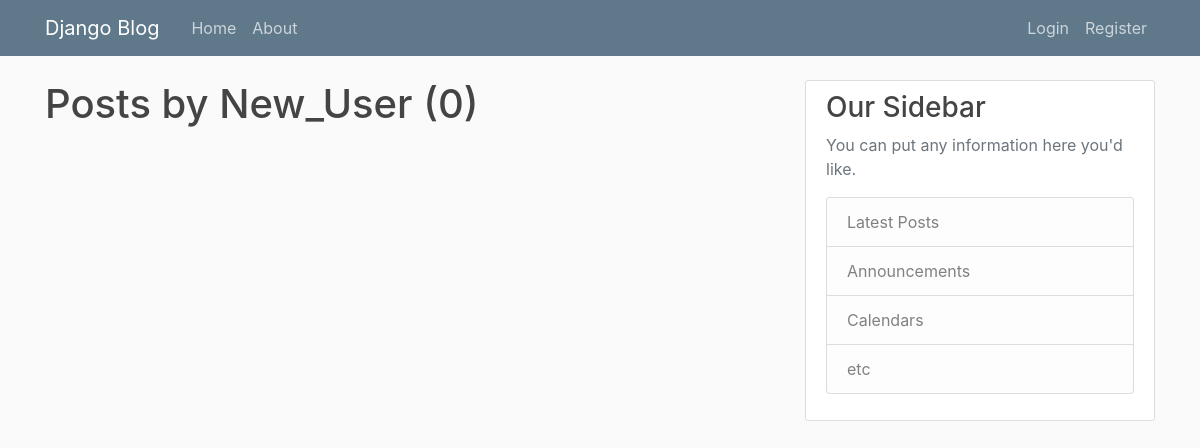
Page /blog/user/New_User/ on the earlier database version.
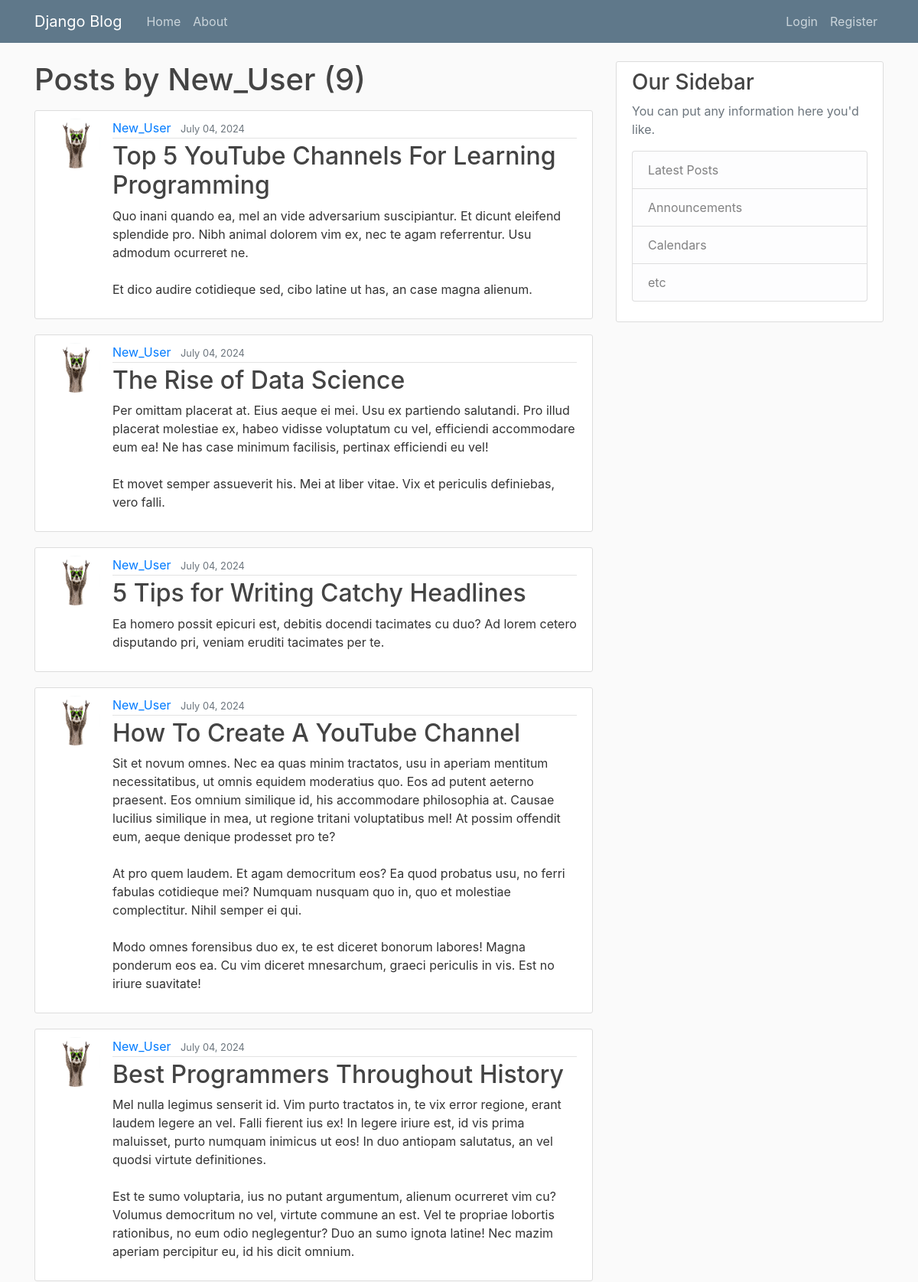
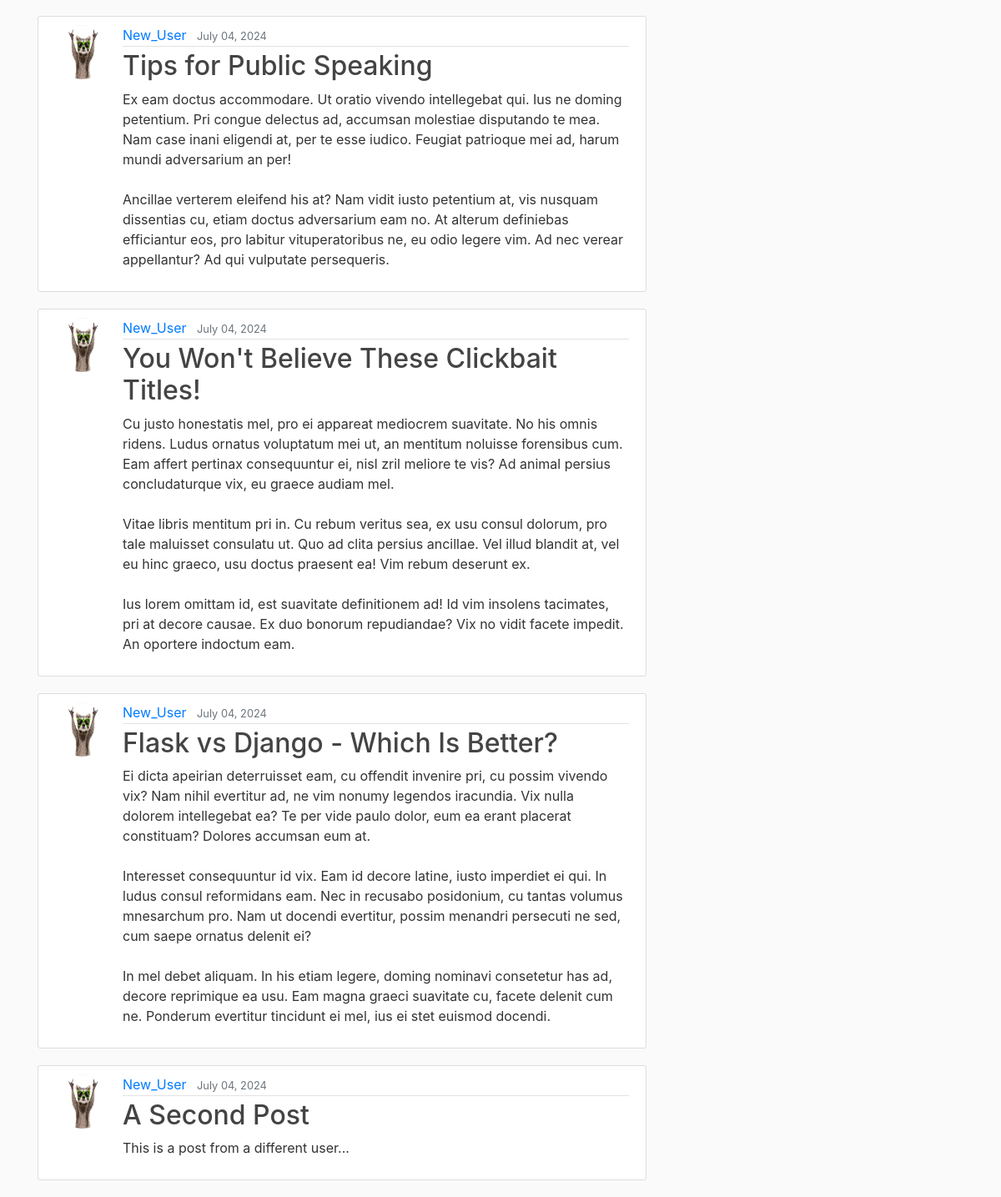
Same page on the later database version (2 pictures, top to bottom).
### blog/models.py (models this page shows, shortened)
class Post(models.Model):
    title = models.CharField(max_length = 100)
    content = models.TextField()
    date_posted = models.DateTimeField(default=timezone.now)
    author = models.ForeignKey(User, on_delete= models.CASCADE)

### users/models.py (models this page shows, shortened)
class Profile(models.Model):
    user = models.OneToOneField(User, on_delete=models.CASCADE)
    image = models.ImageField(default='default.jpg', upload_to='profile_pics')

### blog/views.py (the view)
# urls.py: path("user/<str:username>/", UserPostListView.as_view(), name="user-posts"),
class UserPostListView(ListView):
    model = Post
    template_name = "blog/user_posts.html"
    context_object_name = 'posts'
    paginate_by = 11
    def get_queryset(self):
        user = get_object_or_404(User, username=self.kwargs.get('username'))
        return Post.objects.filter(author=user).order_by("-date_posted")

### blog/templates/blog/user_posts.html (shortened to what this page needs)
{% extends "blog/base.html" %}
{% block content %}
    <h1 class="mb-3">Posts by {{ view.kwargs.username }} ({{ page_obj.paginator.count }})</h1>
    {% for post in posts %}
        <article class="media content-section">
            <img class="rounded-circle article-img" src="{{ post.author.profile.image.url }}">
            <div class="media-body">
            <div class="article-metadata">
              <a class="mr-2" href="{% url 'user-posts' post.author.username %}">{{ post.author }}</a>
              <small class="text-muted">{{ post.date_posted|date:"F d, Y" }}</small>
            </div>
            <h2><a class="article-title" href="{% url 'post-detail' post.id %}">{{ post.title }}</a></h2>
            <p class="article-content">{{ post.content }}</p>
          </div>
        </article>
    {% endfor %}
{% endblock content %}

### blog/templates/blog/base.html (shortened to what this page needs)
{% load static %}
<!doctype html>
<html lang="en">
<head>
    <link rel="stylesheet" href="https://cdn.jsdelivr.net/npm/bootstrap@4.4.1/dist/css/bootstrap.min.css">
    <link rel="stylesheet" type="text/css" href = "{% static 'blog/main.css' %}">
</head>
<body>
    <header class="site-header">
      <nav class="navbar navbar-expand-md navbar-dark bg-steel fixed-top">
        <div class="container">
          <a class="navbar-brand mr-4" href="{% url 'blog-home'%}">Django Blog</a>
          <div class="collapse navbar-collapse" id="navbarToggle">
            <div class="navbar-nav mr-auto">
              <a class="nav-item nav-link" href="{% url 'blog-home'%}">Home</a>
              <a class="nav-item nav-link" href="{% url 'blog-about'%}">About</a>
            </div>
            <div class="navbar-nav">
                {% if user.is_authenticated %}
                    <a class="nav-item nav-link" href="{% url 'post-create' %}">New Post</a>
                    <a class="nav-item nav-link" href="{% url 'profile' %}">Profile</a>
                    <a class="nav-item nav-link" href="{% url 'logout' %}">Logout</a>
                {% else %}
                  <a class="nav-item nav-link" href="{% url 'login' %}">Login</a>
                  <a class="nav-item nav-link" href="{% url 'register' %}">Register</a>
                {% endif %}
            </div>
          </div>
        </div>
      </nav>
    </header>
    <main role="main" class="container">
      <div class="row">
        <div class="col-md-8">
          {% block content %}{% endblock %}
        </div>
        <div class="col-md-4">
          <div class="content-section">
            <h3>Our Sidebar</h3>
            <p class='text-muted'>You can put any information here you'd like.
              <ul class="list-group">
                <li class="list-group-item list-group-item-light">Latest Posts</li>
                <li class="list-group-item list-group-item-light">Announcements</li>
                <li class="list-group-item list-group-item-light">Calendars</li>
                <li class="list-group-item list-group-item-light">etc</li>
              </ul>
            </p>
          </div>
        </div>
      </div>
    </main>
</body>
</html>

### blog/static/blog/main.css (style rules this page uses)
body { background: #fafafa; color: #333333; margin-top: 5rem; }
h1, h2, h3, h4, h5, h6 { color: #444444; }
ul { margin: 0; }
.bg-steel { background-color: #5f788a; }
.site-header .navbar-nav .nav-link { color: #cbd5db; }
.content-section { background: #ffffff; padding: 10px 20px; border: 1px solid #dddddd; border-radius: 3px; margin-bottom: 20px; }
.article-title { color: #444444; }
.article-content { white-space: pre-line; }
.article-img { height: 65px; width: 65px; margin-right: 16px; }
.article-metadata { padding-bottom: 1px; margin-bottom: 4px; border-bottom: 1px solid #e3e3e3 }

Differences in the rows shown:
added Post: author.profile.image (picture), author "New_User", date_posted "July 04, 2024", title "Top 5 YouTube Channels For Learning Programming", content "Quo inani quando ea, mel an vide adversarium suscipiantur. Et dicunt eleifend splendide pro. Nibh animal dolorem vim ex, nec te agam referrentur. Usu admodum ocurreret ne. Et dico audire cotidieque sed, cibo latine ut has, an case magna alienum."
added Post: author.profile.image (picture), author "New_User", date_posted "July 04, 2024", title "The Rise of Data Science", content "Per omittam placerat at. Eius aeque ei mei. Usu ex partiendo salutandi. Pro illud placerat molestiae ex, habeo vidisse voluptatum cu vel, efficiendi accommodare eum ea! Ne has case minimum facilisis, pertinax efficiendi eu vel! Et movet semper assueverit his. Mei at liber vitae. Vix et periculis definiebas, vero falli."
added Post: author.profile.image (picture), author "New_User", date_posted "July 04, 2024", title "5 Tips for Writing Catchy Headlines", content "Ea homero possit epicuri est, debitis docendi tacimates cu duo? Ad lorem cetero disputando pri, veniam eruditi tacimates per te."
added Post: author.profile.image (picture), author "New_User", date_posted "July 04, 2024", title "How To Create A YouTube Channel", content "Sit et novum omnes. Nec ea quas minim tractatos, usu in aperiam mentitum necessitatibus, ut omnis equidem moderatius quo. Eos ad putent aeterno praesent. Eos omnium similique id, his accommodare philosophia at. Causae lucilius similique in mea, ut regione tritani voluptatibus mel! At possim offendit eum, aeque denique prodesset pro te? At pro quem laudem. Et agam democritum eos? Ea quod probatus usu, no ferri fabulas cotidieque mei? Numquam nusquam quo in, quo et molestiae complectitur. Nihil semper ei qui. Modo omnes forensibus duo ex, te est diceret bonorum labores! Magna ponderum eos ea. Cu vim diceret mnesarchum, graeci periculis in vis. Est no iriure suavitate!"
added Post: author.profile.image (picture), author "New_User", date_posted "July 04, 2024", title "Best Programmers Throughout History", content "Mel nulla legimus senserit id. Vim purto tractatos in, te vix error regione, erant laudem legere an vel. Falli fierent ius ex! In legere iriure est, id vis prima maluisset, purto numquam inimicus ut eos! In duo antiopam salutatus, an vel quodsi virtute definitiones. Est te sumo voluptaria, ius no putant argumentum, alienum ocurreret vim cu? Volumus democritum no vel, virtute commune an est. Vel te propriae lobortis rationibus, no eum odio neglegentur? Duo an sumo ignota latine! Nec mazim aperiam percipitur eu, id his dicit omnium."
added Post: author.profile.image (picture), author "New_User", date_posted "July 04, 2024", title "Tips for Public Speaking", content "Ex eam doctus accommodare. Ut oratio vivendo intellegebat qui. Ius ne doming petentium. Pri congue delectus ad, accumsan molestiae disputando te mea. Nam case inani eligendi at, per te esse iudico. Feugiat patrioque mei ad, harum mundi adversarium an per! Ancillae verterem eleifend his at? Nam vidit iusto petentium at, vis nusquam dissentias cu, etiam doctus adversarium eam no. At alterum definiebas efficiantur eos, pro labitur vituperatoribus ne, eu odio legere vim. Ad nec verear appellantur? Ad qui vulputate persequeris."
added Post: author.profile.image (picture), author "New_User", date_posted "July 04, 2024", title "You Won't Believe These Clickbait Titles!", content "Cu justo honestatis mel, pro ei appareat mediocrem suavitate. No his omnis ridens. Ludus ornatus voluptatum mei ut, an mentitum noluisse forensibus cum. Eam affert pertinax consequuntur ei, nisl zril meliore te vis? Ad animal persius concludaturque vix, eu graece audiam mel. Vitae libris mentitum pri in. Cu rebum veritus sea, ex usu consul dolorum, pro tale maluisset consulatu ut. Quo ad clita persius ancillae. Vel illud blandit at, vel eu hinc graeco, usu doctus praesent ea! Vim rebum deserunt ex. Ius lorem omittam id, est suavitate definitionem ad! Id vim insolens tacimates, pri at decore causae. Ex duo bonorum repudiandae? Vix no vidit facete impedit. An oportere indoctum eam."
added Post: author.profile.image (picture), author "New_User", date_posted "July 04, 2024", title "Flask vs Django - Which Is Better?", content "Ei dicta apeirian deterruisset eam, cu offendit invenire pri, cu possim vivendo vix? Nam nihil evertitur ad, ne vim nonumy legendos iracundia. Vix nulla dolorem intellegebat ea? Te per vide paulo dolor, eum ea erant placerat constituam? Dolores accumsan eum at. Interesset consequuntur id vix. Eam id decore latine, iusto imperdiet ei qui. In ludus consul reformidans eam. Nec in recusabo posidonium, cu tantas volumus mnesarchum pro. Nam ut docendi evertitur, possim menandri persecuti ne sed, cum saepe ornatus delenit ei? In mel debet aliquam. In his etiam legere, doming nominavi consetetur has ad, decore reprimique ea usu. Eam magna graeci suavitate cu, facete delenit cum ne. Ponderum…"
added Post: author.profile.image (picture), author "New_User", date_posted "July 04, 2024", title "A Second Post", content "This is a post from a different user..."
Other differences:
{{ page_obj.paginator.count }}: "0" → "9"
